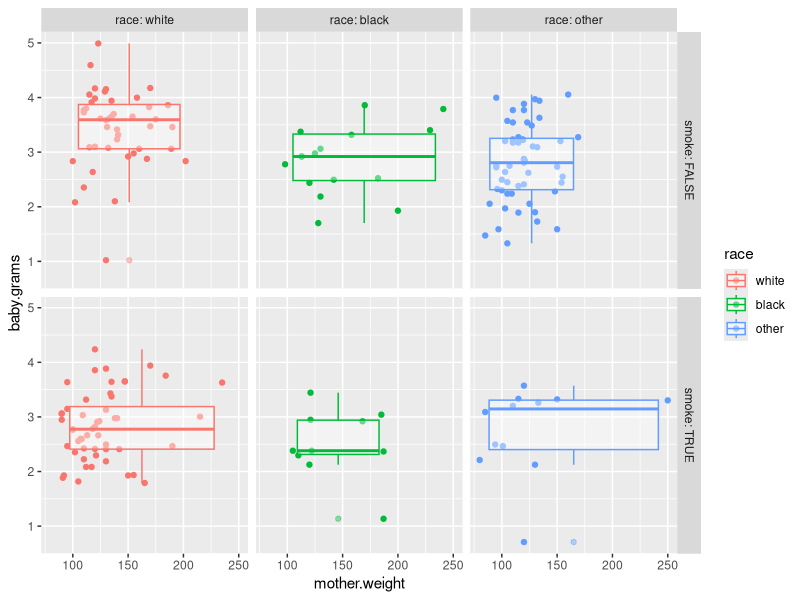
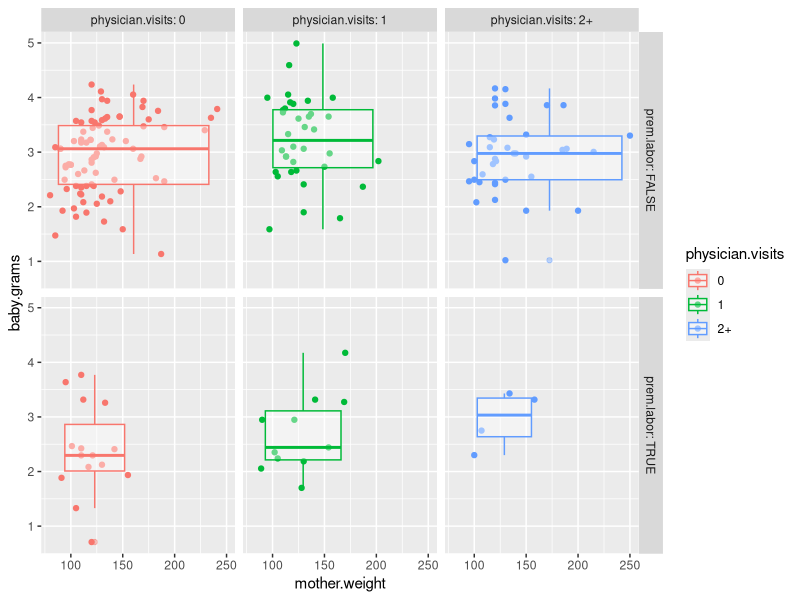
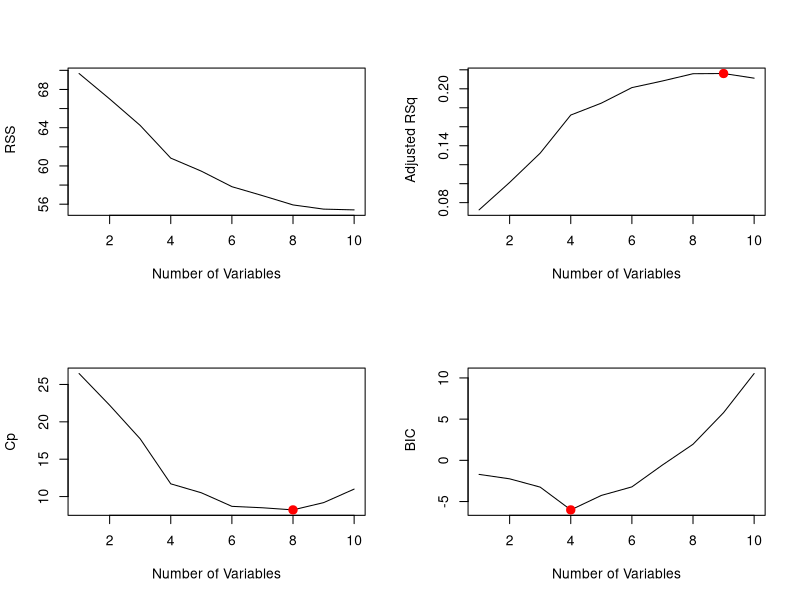
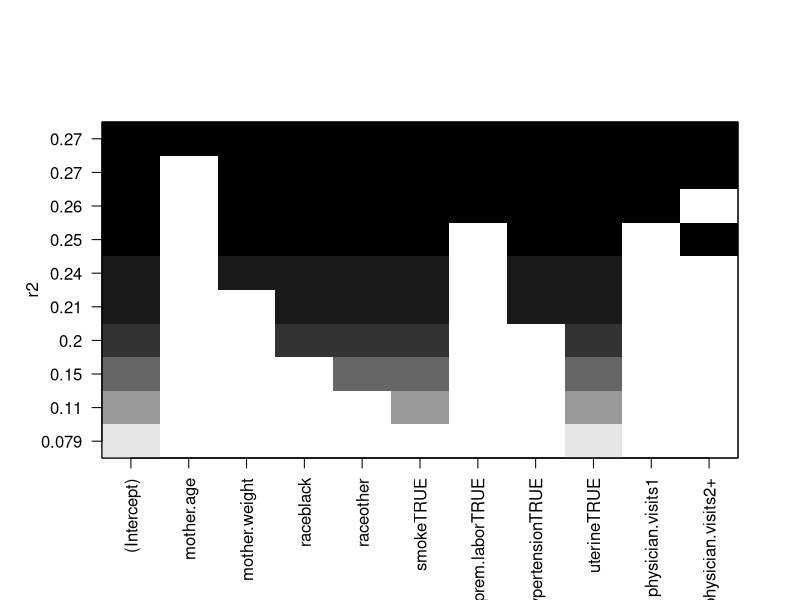
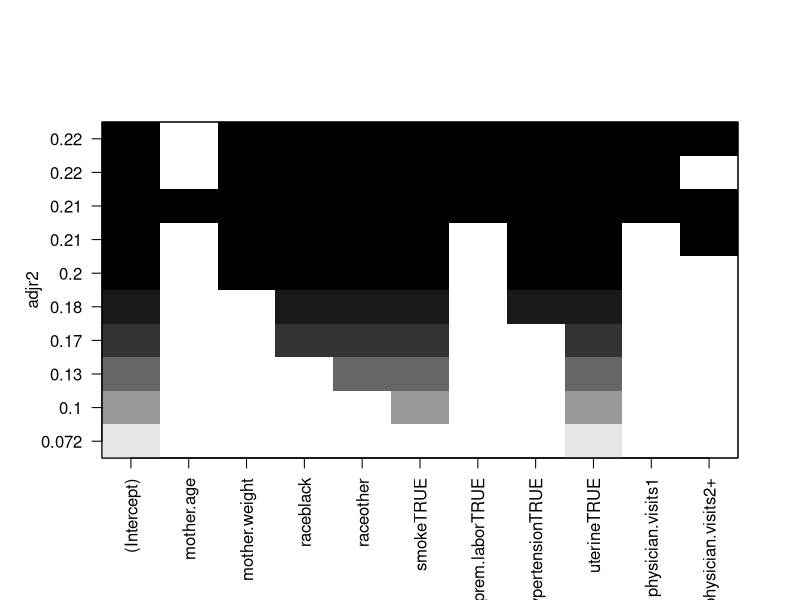
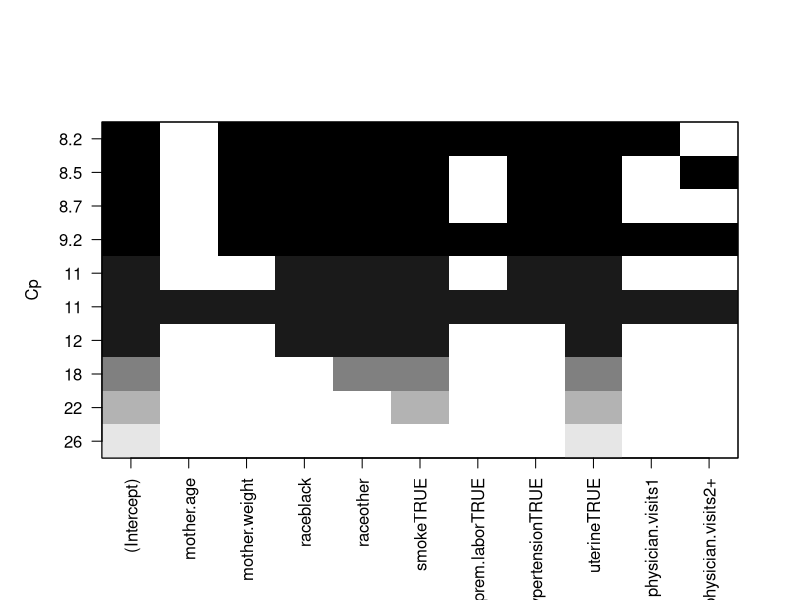
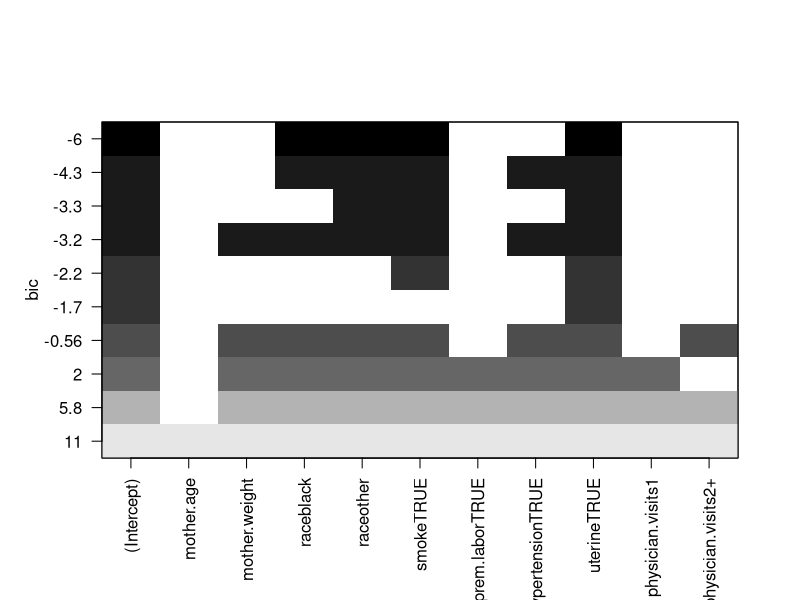
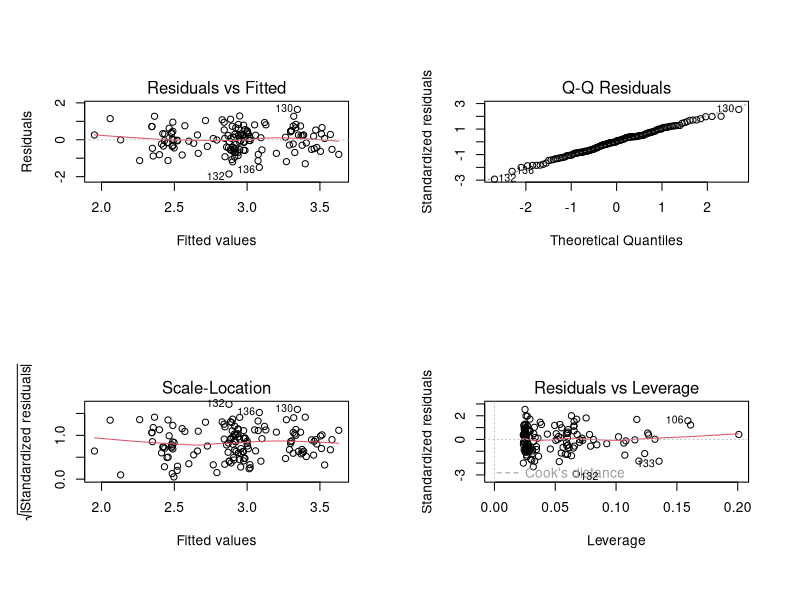

The R source for these figures, in order: (Note: this script raises an error after producing the figures.)
## ---- chunk 1
library(MASS)
data(birthwt)
bwt.grams <- with(birthwt, {
  bwt <- bwt/1000
  race <- factor(race, labels = c("white", "black", "other"))
  ptd <- factor(ptl > 0)
  ftv <- factor(ftv)
  levels(ftv)[-(1:2)] <- "2+"
  data.frame(bwt, age, lwt, race, smoke = (smoke > 0),
             ptd, ht = (ht > 0), ui = (ui > 0), ftv)
})
colnames(bwt.grams) <- c("baby.grams", "mother.age", 
                       "mother.weight", "race",
                       "smoke", "prem.labor", 
                       "hypertension", "uterine",
                       "physician.visits")
summary(bwt.grams)
## ---- chunk 2
cor(bwt.grams[,1:3])
## ---- chunk 3
library(ggplot2)
bw <- ggplot(bwt.grams, aes(mother.weight, baby.grams, colour = race)) + geom_point()
bw + geom_boxplot(alpha = 0.4) + facet_grid(smoke ~ race, scales = "fixed", labeller = label_both)
## ---- chunk 4
bw <- ggplot(bwt.grams, aes(mother.weight, baby.grams, colour = physician.visits)) + geom_point()
bw + geom_boxplot(alpha = 0.4) + facet_grid(prem.labor ~ physician.visits, scales = "fixed", labeller = label_both)
## ---- chunk 5
set.seed(1)
train <- sample(1:nrow(bwt.grams), floor(0.75*nrow(bwt.grams)))
bwt.grams.train <- bwt.grams[train,]
bwt.grams.test <- bwt.grams[-train,]
## ---- chunk 6
library (leaps)
regfit.full=regsubsets(baby.grams~., bwt.grams.train, nvmax =19)
reg.summary = summary(regfit.full)
par(mfrow =c(2,2))
plot(reg.summary$rss ,xlab=" Number of Variables ",ylab=" RSS", type="l")
plot(reg.summary$adjr2 ,xlab =" Number of Variables ", ylab=" Adjusted RSq",type="l")
max.adjr2=which.max (reg.summary$adjr2)
max.adjr2
points (max.adjr2, reg.summary$adjr2[max.adjr2], col ="red",cex =2, pch =20)

plot(reg.summary$cp ,xlab =" Number of Variables ", ylab="Cp", type='l')
min.cp= which.min (reg.summary$cp )
min.cp
points (min.cp, reg.summary$cp[min.cp], col ="red",cex =2, pch =20)

min.bic = which.min(reg.summary$bic)
min.bic
plot(reg.summary$bic ,xlab=" Number of Variables ",ylab=" BIC", type='l')
points (min.bic, reg.summary$bic [min.bic], col =" red",cex =2, pch =20)

par(mfrow = c(1,1))
plot(regfit.full ,scale ="r2", cex.axis = 0.1, las = 1)
plot(regfit.full ,scale ="adjr2", cex.axis = 0.1, las = 1)
plot(regfit.full ,scale ="Cp", cex.axis = 0.1, las = 1)
plot(regfit.full ,scale ="bic", cex.axis = 0.1, las = 1)

coef(regfit.full, max.adjr2) 
coef(regfit.full, min.cp)
coef(regfit.full, min.bic)

#Linear regression with the predictors selected by best subset
lm.fit = lm( baby.grams~ mother.weight+race+smoke+hypertension+uterine, data=bwt.grams.train)
summary(lm.fit)
confint(lm.fit)
par(mfrow = c(2, 2))
plot(lm.fit)

lm.fit.res= predict(lm.fit, bwt.grams.test)
mean((lm.fit.res -bwt.grams.test$baby.grams)^2)
plot(bwt.grams.test$baby.grams,lm.fit.res)
abline (0,1)
## ---- chunk 7
library(glmnet)
##
bwt.x.train=model.matrix( baby.grams~., data=bwt.grams.train)[,-1]
bwt.y.train=bwt.grams.train$baby.grams

bwt.x.test=model.matrix( baby.grams~., data=bwt.grams.test)[,-1]
bwt.y.test=bwt.grams.test[,1]

grid.bwt =10^seq (-1,4, length =100)

# With alpha =0, glmnet computes the ridge

ridge =cv.glmnet(bwt.x.train,bwt.y.train,alpha =0, lambda =grid.bwt, nfolds=6)
plot(ridge)
ridge.opt = glmnet(bwt.x.train,bwt.y.train,alpha =0, lambda =ridge$lambda.min)
ridge.opt$beta
ridge.opt.res = predict(ridge.opt, s =ridge$lambda.min, newx=bwt.x.test)
mean((ridge.opt.res -bwt.y.test)^2)

# With alpha =1, glmnet computes the lasso
lasso =cv.glmnet(bwt.x.train,bwt.y.train,alpha =1, lambda =grid.bwt, nfolds=6)
lasso$lambda.min
plot(lasso)
lasso.opt = glmnet(bwt.x.train,bwt.y.train,alpha =1, lambda =lasso$lambda.min)
lasso.opt$beta
lasso.opt.res = predict(lasso.opt, s =lasso$lambda.min, newx=bwt.x.test)
mean((lasso.opt.res -bwt.y.test)^2)
## ---- chunk 8
#Create train and test
set.seed(1)
train <- sample(1:nrow(bwt.grams), floor(0.75*nrow(bwt.grams)))
bwt.grams.train <- bwt.grams[train,]
bwt.grams.test <- bwt.grams[-train,]

#Polynomial fit for best subset
poly.fit.1 = lm(baby.grams ~ hypertension + uterine + smoke + race + poly(mother.weight, 2), data = bwt.grams.train)
mean((predict.lm(poly.fit.1, bwt.grams.test) - bwt.grams.test[,1])^2)
plot(sort(predict.lm(poly.fit.1, bwt.grams.test)), bwt.grams.test[,1])
anova(poly.fit.1)
## ---- chunk 9
poly.fit.2 = lm(baby.grams ~ hypertension + uterine + smoke + race + poly(mother.weight, 3), data = bwt.grams.train)
mean((predict.lm(poly.fit.2, bwt.grams.test) - bwt.grams.test[,1])^2)

poly.fit.3 = lm(baby.grams ~ hypertension + uterine + smoke + race + poly(mother.weight, 4), data = bwt.grams.train)
mean((predict.lm(poly.fit.3, bwt.grams.test) - bwt.grams.test[,1])^2)

anova(poly.fit.1, poly.fit.2, poly.fit.3)
## ---- chunk 10
poly.fit.4 = lm(baby.grams ~ hypertension + uterine + poly(mother.age,2) + poly(mother.weight,3), data = bwt.grams.train)
mean((predict.lm(poly.fit.4, bwt.grams.test) - bwt.grams.test[,1])^2)

poly.fit.5 = lm(baby.grams ~ hypertension + uterine + smoke + prem.labor + poly(mother.age,2) + poly(mother.weight,3), data = bwt.grams.train)
mean((predict.lm(poly.fit.5, bwt.grams.test) - bwt.grams.test[,1])^2)

poly.fit.6 = lm(baby.grams ~ hypertension + uterine + smoke + prem.labor + poly(mother.age,2) + poly(mother.weight,9), data = bwt.grams.train)
mean((predict.lm(poly.fit.6, bwt.grams.test) - bwt.grams.test[,1])^2)
## ---- chunk 11
set.seed(1)
train <- sample(1:nrow(bwt.grams), floor(0.75*nrow(bwt.grams)))
bwt.grams.train <- bwt.grams[train,]
bwt.grams.test <- bwt.grams[-train,]
## ---- chunk 12
library(splines)
poly.fit = lm(baby.grams ~ hypertension + uterine + smoke + prem.labor + poly(mother.age, 2) + poly(mother.weight, 9), data=bwt.grams.train)
pred = predict.lm(poly.fit, bwt.grams.test)
mse = mean((pred - bwt.grams.test[,1])^2)
mse
## ---- chunk 13
max_df = 20
MSE = 9:(max_df)
for (k in 9:max_df){
    splines.fit = lm(baby.grams ~ hypertension + uterine + smoke + prem.labor 
                     + bs(mother.weight, df=k, degree=9) + poly(mother.age, 2), 
                     data=bwt.grams.train)
    pred = predict(splines.fit, bwt.grams.test)
    mse = mean((pred-bwt.grams.test$baby.grams)^2)
    MSE[k-8] = mse
}
plot(9:max_df, MSE, xlab='Degrees of freedom', 
     ylab='Test MSE', 
     main='Evolution of the test MSE with the number of degrees of freedom', 
     type='b')
abline(.3214657, 0, col='RED')
legend("topleft", c('Best poly model'), col=c('RED'), lty=c(1))
## ---- chunk 14
max_df = 20
MSE = 3:(max_df)
for (k in 3:max_df){
    splines.fit = lm(baby.grams ~ hypertension + uterine + smoke + prem.labor 
                  + ns(mother.weight, df=k) + poly(mother.age, 2), 
                  data=bwt.grams.train)
    pred = predict(splines.fit, bwt.grams.test)
    mse = mean((pred-bwt.grams.test$baby.grams)^2)
    MSE[k-2] = mse
}
plot(3:max_df, MSE, xlab='Degrees of freedom', ylab='Test MSE', 
     main='Evolution of the test MSE withs the number of degrees of freedom', 
     type='b', ylim=c(0.3,0.45))
abline(.3214657, 0, col='RED')
legend("topleft", c('Best poly model'), col=c('RED'), lty=c(1))
## ---- chunk 15
library(gam)
MSE = 4:18
for (k in 4:18){
    gam.fit = gam(baby.grams ~ prem.labor+uterine+ hypertension + smoke 
                  + s(mother.weight, k) + poly(mother.age, 2), data=bwt.grams.train)
    pred = predict(gam.fit, bwt.grams.test)
    mse = mean((pred-bwt.grams.test$baby.grams)^2)
    MSE[k-3] = mse
}
plot(4:18, MSE, type='b', main='Evolution of the MSE', xlab='Degrees of freedom')
## ---- chunk 16
best_poly = lm(baby.grams ~ hypertension + uterine + smoke + prem.labor 
               + poly(mother.age, 2) + poly(mother.weight, 9), data=bwt.grams.train)

best_splines = lm(baby.grams ~ hypertension + uterine + smoke + prem.labor 
                  + ns(mother.weight, df=14) + poly(mother.age, 2), data=bwt.grams.train)

anova(best_poly, best_splines)
## ---- chunk 17
library(MASS)
data(birthwt)
bwt <- with(birthwt, {
  low <- (bwt <= 2300)
  race <- factor(race, labels = c("white", "black", "other"))
  ptd <- factor(ptl > 0)
  ftv <- factor(ftv)
  levels(ftv)[-(1:2)] <- "2+"
  data.frame(low, age, lwt, race, smoke = (smoke > 0),
             ptd, ht = (ht > 0), ui = (ui > 0), ftv)
})
colnames(bwt) <- c("below.2500", "mother.age", 
                       "mother.weight", "race",
                       "smoke", "prem.labor", 
                       "hypertension", "uterine",
                       "physician.visits")
summary(bwt)
## ---- chunk 18
#Logistic regression with the predictors selected by best subset
log.fit = glm( below.2500~ mother.weight+race+smoke+hypertension+uterine, family = binomial, data=bwt[train, ])
summary(log.fit)
confint(log.fit)
par(mfrow = c(2, 2))
plot(log.fit)

pred.train <- predict(log.fit, type = "response")
low.train <- sapply(pred.train, function(x) {ifelse(x > 0.5, 1, 0)})
table(low.train, bwt$below.2500[train])
mean(low.train == bwt$below.2500[train])

pred.test <- predict(log.fit, newdata = bwt[-train, -1], type = "response")
hist(pred.test)
low.test <- sapply(pred.test, function(x) {ifelse(x > 0.2, 1, 0)})
table(low.test, bwt$below.2500[-train])
mean(low.test == bwt$below.2500[-train])
